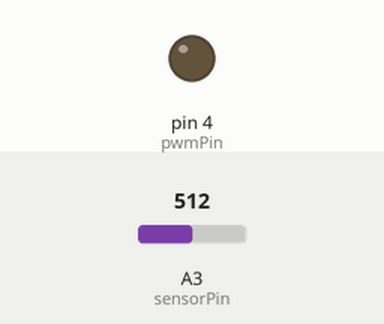
Bench run of a sketch on a simulated Arduino Uno, built with avr-gcc and run on an emulated ATmega328P. Parts: output pins drawn as LEDs (lit = HIGH). Inputs (shaded band) come from the test bench; at power-on: A3 (sensorPin) = 512.

Above: at 1.2 s.
1.3 s: A3 (sensorPin) set to 530
At 2.5 s:
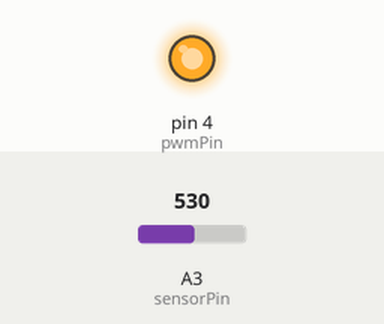
2.8 s: A3 (sensorPin) set to 511
At 4.0 s:
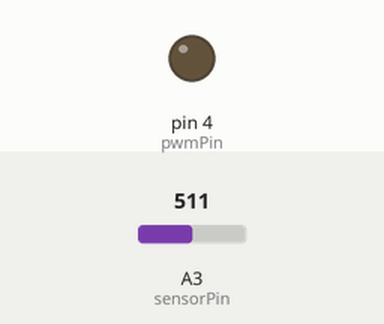
4.3 s: A3 (sensorPin) set to 716
At 5.0 s:
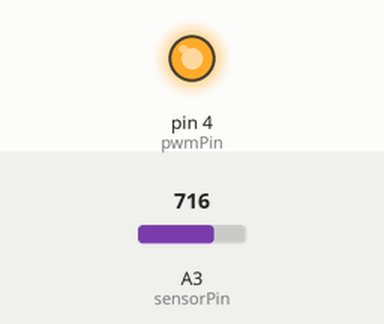
Timing chart, 0 to 7.3 s (numbered marks = the images above; inputs shaded):
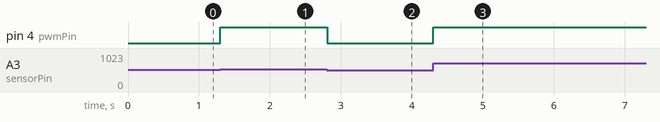

The sketch:

tiny_fan.ino
```cpp
#define sensorPin  A3    //input pin for the potentiometer - phisical pin 2
#define pwmPin  4      // select the pin for the fan driver - phisical pin 3
void setup() {
  pinMode(pwmPin, OUTPUT);
}

void loop() {
  analogWrite(pwmPin, map(analogRead(sensorPin),0,1023,0,255));
  delay(10);
}
```

Measured:
- the behaviour switches between 513 and 514 on A3 (sensorPin) (found by bisection; images 0 and 1)
- after the input at 1.3 s, pin 4 (pwmPin): LOW → HIGH at once
- after the input at 2.8 s, pin 4 (pwmPin): HIGH → LOW at once
- after the input at 4.3 s, pin 4 (pwmPin): LOW → HIGH at once
